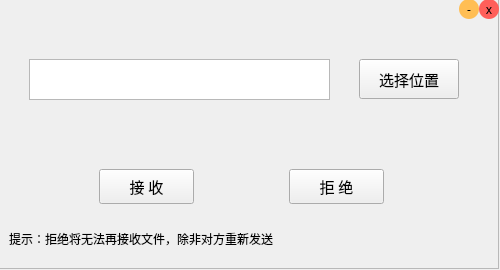
<?xml version="1.0" encoding="UTF-8"?>
<ui version="4.0">
 <class>Form</class>
 <widget class="QWidget" name="Form">
  <property name="geometry">
   <rect>
    <x>0</x>
    <y>0</y>
    <width>500</width>
    <height>270</height>
   </rect>
  </property>
  <property name="windowTitle">
   <string>Form</string>
  </property>
  <widget class="QFrame" name="frame">
   <property name="geometry">
    <rect>
     <x>-1</x>
     <y>-1</y>
     <width>500</width>
     <height>270</height>
    </rect>
   </property>
   <property name="minimumSize">
    <size>
     <width>500</width>
     <height>270</height>
    </size>
   </property>
   <property name="maximumSize">
    <size>
     <width>500</width>
     <height>270</height>
    </size>
   </property>
   <property name="font">
    <font>
     <family>幼圆</family>
    </font>
   </property>
   <property name="styleSheet">
    <string notr="true">#frame {background-image: url(:/newPrefix/back9.png);}
</string>
   </property>
   <property name="frameShape">
    <enum>QFrame::StyledPanel</enum>
   </property>
   <property name="frameShadow">
    <enum>QFrame::Raised</enum>
   </property>
   <widget class="QTextBrowser" name="textBrowser">
    <property name="geometry">
     <rect>
      <x>30</x>
      <y>60</y>
      <width>301</width>
      <height>41</height>
     </rect>
    </property>
   </widget>
   <widget class="QPushButton" name="pushButton">
    <property name="geometry">
     <rect>
      <x>360</x>
      <y>60</y>
      <width>100</width>
      <height>40</height>
     </rect>
    </property>
    <property name="font">
     <font>
      <family>幼圆</family>
      <pointsize>11</pointsize>
     </font>
    </property>
    <property name="text">
     <string>选择位置</string>
    </property>
   </widget>
   <widget class="QPushButton" name="pushButton_2">
    <property name="geometry">
     <rect>
      <x>100</x>
      <y>170</y>
      <width>95</width>
      <height>35</height>
     </rect>
    </property>
    <property name="font">
     <font>
      <family>幼圆</family>
      <pointsize>11</pointsize>
     </font>
    </property>
    <property name="text">
     <string>接 收</string>
    </property>
   </widget>
   <widget class="QPushButton" name="pushButton_3">
    <property name="geometry">
     <rect>
      <x>290</x>
      <y>170</y>
      <width>95</width>
      <height>35</height>
     </rect>
    </property>
    <property name="font">
     <font>
      <family>幼圆</family>
      <pointsize>11</pointsize>
     </font>
    </property>
    <property name="text">
     <string>拒 绝</string>
    </property>
   </widget>
   <widget class="QPushButton" name="pushButton_5">
    <property name="geometry">
     <rect>
      <x>460</x>
      <y>0</y>
      <width>20</width>
      <height>20</height>
     </rect>
    </property>
    <property name="styleSheet">
     <string notr="true">border-radius:10px;
background-color: rgb(255, 190, 84);</string>
    </property>
    <property name="text">
     <string>-</string>
    </property>
   </widget>
   <widget class="QPushButton" name="pushButton_4">
    <property name="geometry">
     <rect>
      <x>480</x>
      <y>0</y>
      <width>20</width>
      <height>20</height>
     </rect>
    </property>
    <property name="font">
     <font>
      <pointsize>9</pointsize>
     </font>
    </property>
    <property name="styleSheet">
     <string notr="true">border-radius:10px;
background-color: rgb(255, 95, 90);</string>
    </property>
    <property name="text">
     <string>x</string>
    </property>
   </widget>
   <widget class="QLabel" name="label">
    <property name="geometry">
     <rect>
      <x>10</x>
      <y>230</y>
      <width>391</width>
      <height>20</height>
     </rect>
    </property>
    <property name="text">
     <string>提示：拒绝将无法再接收文件，除非对方重新发送</string>
    </property>
   </widget>
  </widget>
 </widget>
 <resources>
  <include location="main_image.qrc"/>
 </resources>
 <connections>
  <connection>
   <sender>pushButton</sender>
   <signal>clicked()</signal>
   <receiver>Form</receiver>
   <slot>save()</slot>
   <hints>
    <hint type="sourcelabel">
     <x>434</x>
     <y>94</y>
    </hint>
    <hint type="destinationlabel">
     <x>587</x>
     <y>138</y>
    </hint>
   </hints>
  </connection>
  <connection>
   <sender>pushButton_5</sender>
   <signal>clicked()</signal>
   <receiver>Form</receiver>
   <slot>min()</slot>
   <hints>
    <hint type="sourcelabel">
     <x>464</x>
     <y>8</y>
    </hint>
    <hint type="destinationlabel">
     <x>366</x>
     <y>-12</y>
    </hint>
   </hints>
  </connection>
  <connection>
   <sender>pushButton_4</sender>
   <signal>clicked()</signal>
   <receiver>Form</receiver>
   <slot>exit()</slot>
   <hints>
    <hint type="sourcelabel">
     <x>490</x>
     <y>14</y>
    </hint>
    <hint type="destinationlabel">
     <x>611</x>
     <y>97</y>
    </hint>
   </hints>
  </connection>
  <connection>
   <sender>pushButton_2</sender>
   <signal>clicked()</signal>
   <receiver>Form</receiver>
   <slot>recv()</slot>
   <hints>
    <hint type="sourcelabel">
     <x>151</x>
     <y>188</y>
    </hint>
    <hint type="destinationlabel">
     <x>139</x>
     <y>289</y>
    </hint>
   </hints>
  </connection>
  <connection>
   <sender>pushButton_3</sender>
   <signal>clicked()</signal>
   <receiver>Form</receiver>
   <slot>refuce()</slot>
   <hints>
    <hint type="sourcelabel">
     <x>352</x>
     <y>202</y>
    </hint>
    <hint type="destinationlabel">
     <x>400</x>
     <y>281</y>
    </hint>
   </hints>
  </connection>
 </connections>
 <slots>
  <slot>save()</slot>
  <slot>min()</slot>
  <slot>exit()</slot>
  <slot>recv()</slot>
  <slot>refuce()</slot>
 </slots>
</ui>
